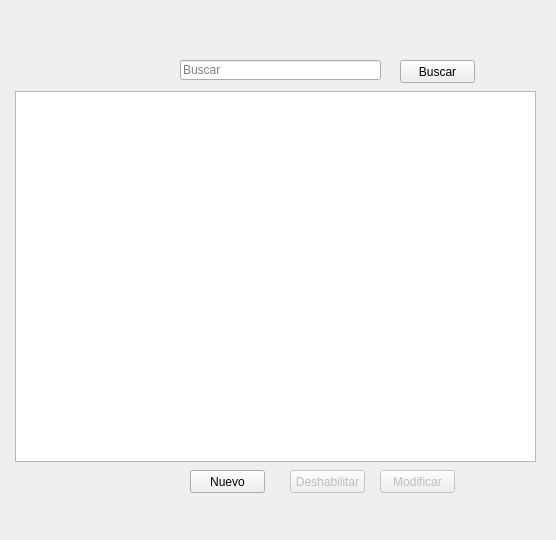
<?xml version="1.0" encoding="UTF-8"?>
<ui version="4.0">
 <class>Form</class>
 <widget class="QWidget" name="Form">
  <property name="geometry">
   <rect>
    <x>0</x>
    <y>0</y>
    <width>556</width>
    <height>540</height>
   </rect>
  </property>
  <property name="windowTitle">
   <string>Form</string>
  </property>
  <widget class="QTableView" name="tbl_articulos">
   <property name="geometry">
    <rect>
     <x>15</x>
     <y>91</y>
     <width>521</width>
     <height>371</height>
    </rect>
   </property>
  </widget>
  <widget class="QLineEdit" name="ln_buscar">
   <property name="geometry">
    <rect>
     <x>180</x>
     <y>60</y>
     <width>201</width>
     <height>20</height>
    </rect>
   </property>
   <property name="placeholderText">
    <string>Buscar</string>
   </property>
  </widget>
  <widget class="QPushButton" name="btn_buscar">
   <property name="geometry">
    <rect>
     <x>400</x>
     <y>60</y>
     <width>75</width>
     <height>23</height>
    </rect>
   </property>
   <property name="text">
    <string>Buscar</string>
   </property>
  </widget>
  <widget class="QPushButton" name="btn_modificar">
   <property name="enabled">
    <bool>false</bool>
   </property>
   <property name="geometry">
    <rect>
     <x>380</x>
     <y>470</y>
     <width>75</width>
     <height>23</height>
    </rect>
   </property>
   <property name="text">
    <string>Modificar</string>
   </property>
  </widget>
  <widget class="QPushButton" name="btn_deshabilitar">
   <property name="enabled">
    <bool>false</bool>
   </property>
   <property name="geometry">
    <rect>
     <x>290</x>
     <y>470</y>
     <width>75</width>
     <height>23</height>
    </rect>
   </property>
   <property name="text">
    <string>Deshabilitar</string>
   </property>
  </widget>
  <widget class="QPushButton" name="pushButton">
   <property name="geometry">
    <rect>
     <x>190</x>
     <y>470</y>
     <width>75</width>
     <height>23</height>
    </rect>
   </property>
   <property name="text">
    <string>Nuevo</string>
   </property>
  </widget>
 </widget>
 <resources/>
 <connections/>
</ui>
